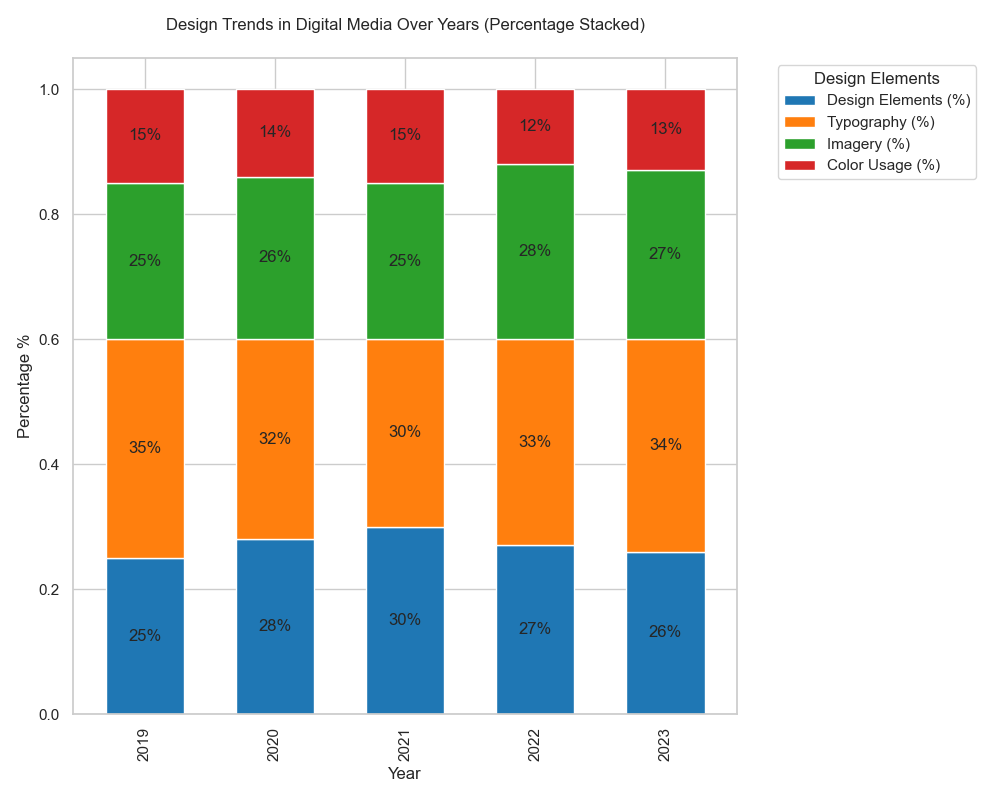

This figure's Python source:

import seaborn as sns
import matplotlib.pyplot as plt
import pandas as pd

data = [
    {'Year': 2019, 'Design Elements (%)': 25, 'Typography (%)': 35, 'Imagery (%)': 25, 'Color Usage (%)': 15},
    {'Year': 2020, 'Design Elements (%)': 28, 'Typography (%)': 32, 'Imagery (%)': 26, 'Color Usage (%)': 14},
    {'Year': 2021, 'Design Elements (%)': 30, 'Typography (%)': 30, 'Imagery (%)': 25, 'Color Usage (%)': 15},
    {'Year': 2022, 'Design Elements (%)': 27, 'Typography (%)': 33, 'Imagery (%)': 28, 'Color Usage (%)': 12},
    {'Year': 2023, 'Design Elements (%)': 26, 'Typography (%)': 34, 'Imagery (%)': 27, 'Color Usage (%)': 13}
]
df = pd.DataFrame(data)
df.set_index('Year', inplace=True)

df_percent = df.div(df.sum(axis=1), axis=0)

ax = df_percent.plot(kind='bar', stacked=True, color=['#1f77b4', '#ff7f0e', '#2ca02c', '#d62728'], figsize=(10, 8), width=0.6)

plt.title('Design Trends in Digital Media Over Years (Percentage Stacked)', pad=20)
plt.xlabel('Year')
plt.ylabel('Percentage %')

for p in ax.patches:
    width = p.get_width()
    height = p.get_height()
    x, y = p.get_xy()
    if height > 0:
        ax.text(x + width / 2, 
                y + height / 2, 
                '{:.0%}'.format(height), 
                horizontalalignment='center', 
                verticalalignment='center')

plt.legend(title='Design Elements', bbox_to_anchor=(1.05, 1), loc='upper left')

plt.tight_layout()
plt.show()
